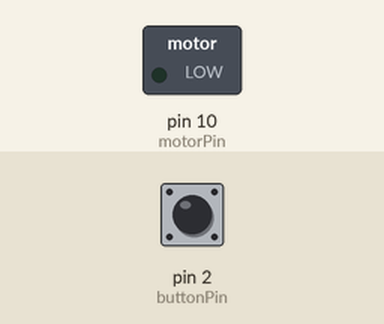
Simulated run of this sketch. Board: Arduino Uno, built with avr-gcc and run on an emulated ATmega328P. Parts: switched loads named in the sketch (green lamp = pin HIGH). The test bench sets the inputs (shaded band); at power-on: pin 2 (buttonPin) LOW.

Above: at 1.2 s.
1.3 s: pin 2 (buttonPin) pulled HIGH for 0.15 s
At 1.37 s:
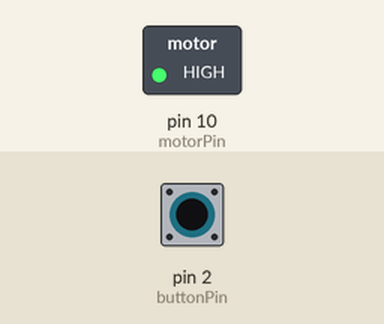
2.9 s: pin 2 (buttonPin) pulled HIGH for 3.2 s
At 7.2 s:
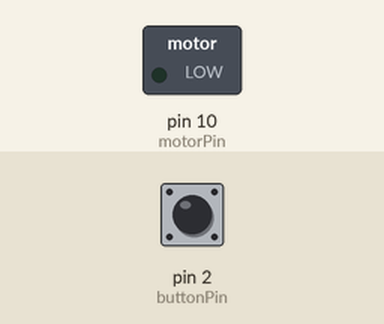
Timing chart, 0 to 8.7 s (numbered marks = the images above; inputs shaded):
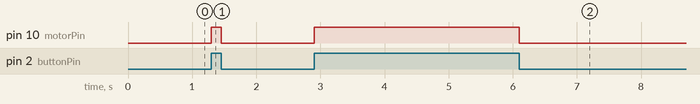

Measured:
- after the input at 1.3 s, pin 10 (motorPin): LOW → HIGH at once, → LOW 0.15 s later
- after the input at 2.9 s, pin 10 (motorPin): LOW → HIGH at once, → LOW 3.2 s later

The sketch:

motorcontroller.ino
```cpp
const int motorPin = 10;
const int buttonPin = 2;
const int ms_delay = 1000;

int buttonState = 0;

void setup() {
  // put your setup code here, to run once:
  //set pin controlling motor to OUT
  pinMode(motorPin, OUTPUT);
  //set pin controlling LED to IN
  pinMode(buttonPin, INPUT);
}
void loop() {
  // put your main code here, to run repeatedly:
  //update button state
  buttonState = digitalRead(buttonPin);

  //if the button is ON
  if(buttonState == HIGH)
  {
    analogWrite(motorPin, 255);
  }else{
    analogWrite(motorPin, 0);
  }
}
```
